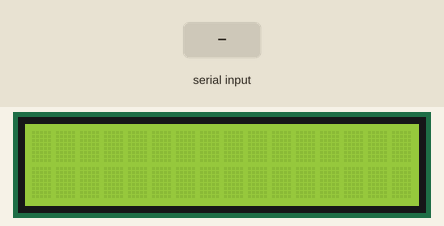
Bench run of a sketch on a simulated Arduino Uno, built with avr-gcc and run on an emulated ATmega328P. Parts: 16×2 character LCD. The test bench sets the inputs (shaded band).

Above: at 1.2 s.
1.3 s: "s" received over Serial
At 1.6 s:
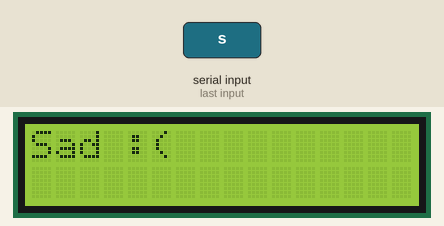
2.8 s: "n" received over Serial
At 3.9 s:
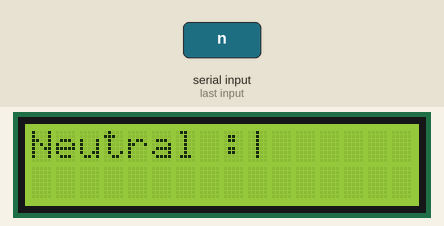
4.3 s: "h" received over Serial
At 5.1 s:
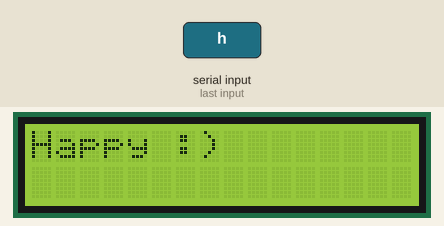
5.8 s: "1" received over Serial
At 6.2 s:
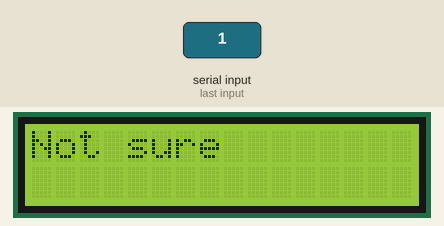
Timing chart, 0 to 8.3 s (numbered marks = the images above; inputs shaded):
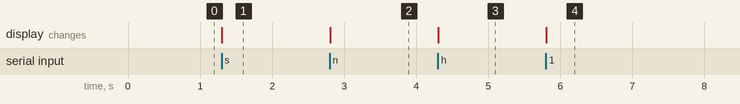

Measured:
- after the input at 1.3 s, the display: changes at once (image 1)
- after the input at 2.8 s, the display: changes at once (image 2)
- after the input at 4.3 s, the display: changes at once (image 3)
- after the input at 5.8 s, the display: changes at once (image 4)

The sketch:

emotion_display.ino
```cpp
#include <LiquidCrystal.h>

/*
 The circuit:
 * LCD RS pin to digital pin 12
 * LCD Enable pin to digital pin 11
 * LCD D4 pin to digital pin 5
 * LCD D5 pin to digital pin 4
 * LCD D6 pin to digital pin 3
 * LCD D7 pin to digital pin 2
 * LCD R/W pin to ground
 * LCD VSS pin to ground
 * LCD VCC pin to 5V
 * 10K variable resistor:
 * ends to +5V and ground
 * wiper to LCD VO pin (pin 3)
*/

const int rs = 12, en = 11, d4 = 5, d5 = 4, d6 = 3, d7 = 2; //circuit setup
LiquidCrystal lcd(rs, en, d4, d5, d6, d7); // lcd initialised
char incomingData; // pySerial data incoming
const int BAUD_RATE = 9600;

void setup() {
  // put your setup code here, to run once:
  lcd.begin(16, 2);
  Serial.begin(BAUD_RATE);
  lcd.setCursor(0,0);
}

void loop() {
  // put your main code here, to run repeatedly:
  if (Serial.available() > 0){ // if incoming data recieved to arduino then condition is true
    incomingData = Serial.read(); // read data
    if (incomingData == 's'){
      lcd.clear();
      lcd.setCursor(0,0);
      lcd.print("Sad :(");
    }
    else if (incomingData == 'n'){
      lcd.clear();
      lcd.setCursor(0,0);
      lcd.print("Neutral :|");
    }
    else if (incomingData == 'h'){
      lcd.clear();
      lcd.setCursor(0,0);
      lcd.print("Happy :)");
    }
    else {
      lcd.clear();
      lcd.setCursor(0,0);
      lcd.print("Not sure");
    }
  }

}
```
